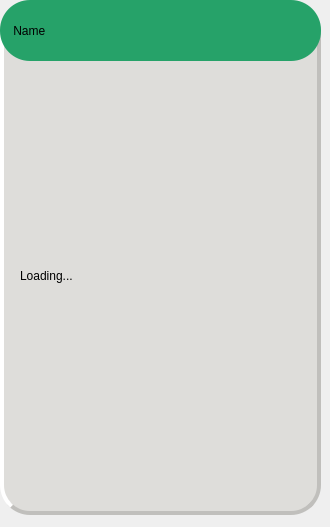
<?xml version="1.0" encoding="UTF-8"?>
<ui version="4.0">
 <class>hp_widget_generic_infostring</class>
 <widget class="QWidget" name="hp_widget_generic_infostring">
  <property name="geometry">
   <rect>
    <x>0</x>
    <y>0</y>
    <width>330</width>
    <height>527</height>
   </rect>
  </property>
  <property name="windowTitle">
   <string>Form</string>
  </property>
  <widget class="QWidget" name="widget" native="true">
   <property name="geometry">
    <rect>
     <x>0</x>
     <y>0</y>
     <width>321</width>
     <height>521</height>
    </rect>
   </property>
   <widget class="QPushButton" name="pushButton">
    <property name="geometry">
     <rect>
      <x>0</x>
      <y>4</y>
      <width>321</width>
      <height>511</height>
     </rect>
    </property>
    <property name="styleSheet">
     <string notr="true">border-color: rgb(192, 191, 188);
 border-style: outset;
border-radius: 30px;
background-color: rgb(222, 221, 218);
 border-width: 4px;
</string>
    </property>
    <property name="text">
     <string/>
    </property>
   </widget>
   <widget class="QLabel" name="l_name">
    <property name="geometry">
     <rect>
      <x>0</x>
      <y>0</y>
      <width>321</width>
      <height>61</height>
     </rect>
    </property>
    <property name="styleSheet">
     <string notr="true">font: 20pt &quot;Ubuntu&quot;;
color: rgb(0,0,0);
background-color: rgb(38, 162, 105);
border-radius: 30px;
</string>
    </property>
    <property name="text">
     <string>    Name</string>
    </property>
   </widget>
   <widget class="QLabel" name="l_info">
    <property name="geometry">
     <rect>
      <x>20</x>
      <y>70</y>
      <width>281</width>
      <height>411</height>
     </rect>
    </property>
    <property name="styleSheet">
     <string notr="true">background-color: rgb(222, 221, 218);
color: rgb(0,0,0);
font: 15pt &quot;Ubuntu&quot;;</string>
    </property>
    <property name="text">
     <string>Loading...</string>
    </property>
   </widget>
  </widget>
 </widget>
 <resources/>
 <connections/>
</ui>
